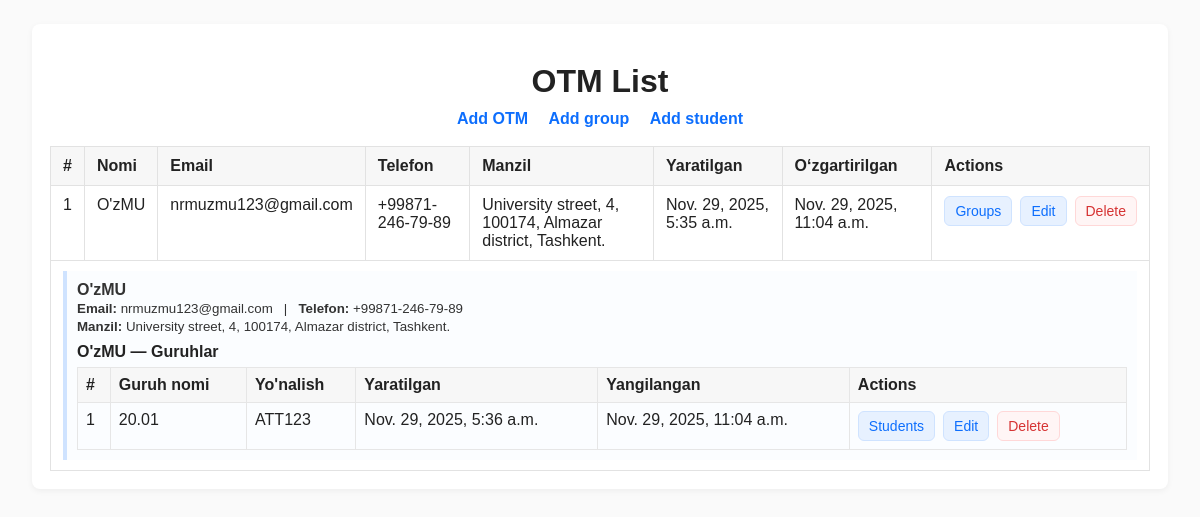
/otm/1/groups/, run on the app's committed database.
### app/models.py (models this page shows, shortened)
class Otm(models.Model):
    title = models.CharField(max_length=255)
    email = models.EmailField(blank=True, null=True)
    phone = models.CharField(max_length=20)
    address = models.TextField(blank=True, null=True)
    created_ed = models.DateTimeField(auto_now_add=True)
    updated_ed = models.DateTimeField(auto_now=True)

class Groups(models.Model):
    title = models.CharField(max_length=200)
    direction = models.CharField("Yo'nalish", max_length=200)
    otm = models.ForeignKey(Otm, on_delete=models.CASCADE,default=1)
    created_ed = models.DateTimeField(auto_now_add=True)
    updated_ed = models.DateTimeField(auto_now=True)

### app/views.py (the view)
# urls.py: path('otm/<int:otm_id>/groups/', GroupsByOtmView.as_view(), name='groups_by_otm'),
class GroupsByOtmView(ListView):
    model = Otm
    template_name = 'groups.html'
    context_object_name = 'all_otm'
    def get_context_data(self, **kwargs):
        context = super().get_context_data(**kwargs)
        otm_id = self.kwargs['otm_id']
        context['selected_otm'] = get_object_or_404(Otm, id=otm_id)
        context['groups_for_selected'] = Groups.objects.filter(otm_id=otm_id)
        return context

### app/templates/groups.html (shortened to what this page needs)
<!DOCTYPE html>
<html lang="uz">
<head>
</head>
<body>
<div class="container">
    <h1>OTM List</h1>
    <div class="nav">
        <a class="nav-link" href="{% url 'add_otm' %}">Add OTM</a>
        <a class="nav-link" href="{% url 'add_group' %}">Add group</a>
        <a class="nav-link" href="{% url 'add_student' %}">Add student</a>
    </div>
    <table>
        <thead>
            <tr>
                <th>#</th>
                <th>Nomi</th>
                <th>Email</th>
                <th>Telefon</th>
                <th>Manzil</th>
                <th>Yaratilgan</th>
                <th>O‘zgartirilgan</th>
                <th>Actions</th>
            </tr>
        </thead>
        <tbody>
        {% for o in all_otm %}
            <tr>
                <td>{{ forloop.counter }}</td>
                <td>{{ o.title }}</td>
                <td>{{ o.email }}</td>
                <td>{{ o.phone }}</td>
                <td>{{ o.address }}</td>
                <td>{{ o.created_ed }}</td>
                <td>{{ o.updated_ed }}</td>
                <td>
                    <div class="actions">
                        <a class="btn btn-edit" href="{% url 'groups_by_otm' o.id %}">Groups</a>
                        <a class="btn btn-edit" href="{% url 'update_otm' o.id %}">Edit</a>
                        <form action="{% url 'delete_otm' o.id %}" method="post" class="delete-form" onsubmit="return confirm('O‘chirishni tasdiqlaysizmi?');">
                            <button type="submit" class="btn btn-delete">Delete</button>
                        </form>
                    </div>
                </td>
            </tr>
            {% if o.id == selected_otm.id %}
            <tr>
                <td colspan="8">
                    <div class="selected-detail" role="region" aria-label="{{ o.title }} details">
                        <div class="selected-meta">
                            <strong>{{ o.title }}</strong><br>
                            <small><strong>Email:</strong> {{ o.email|default:"—" }} &nbsp; | &nbsp; <strong>Telefon:</strong> {{ o.phone|default:"—" }}</small><br>
                            <small><strong>Manzil:</strong> {{ o.address|default:"—" }}</small>
                        </div>
                        <div class="groups-block">
                            <h4 style="margin:6px 0;">{{ o.title }} — Guruhlar</h4>
                            {% if groups_for_selected.exists %}
                                <table class="groups-table">
                                    <thead>
                                        <tr>
                                            <th>#</th>
                                            <th>Guruh nomi</th>
                                            <th>Yo'nalish</th>
                                            <th>Yaratilgan</th>
                                            <th>Yangilangan</th>
                                            <th>Actions</th>
                                        </tr>
                                    </thead>
                                    <tbody>
                                        {% for g in groups_for_selected %}
                                            <tr>
                                                <td>{{ forloop.counter }}</td>
                                                <td>{{ g.title }}</td>
                                                <td>{{ g.direction }}</td>
                                                <td>{{ g.created_ed }}</td>
                                                <td>{{ g.updated_ed }}</td>
                                                <td>
                                                    <div class="actions">
                                                        <a class="btn btn-edit" href="{% url 'students_by_groups_and_otm' selected_otm.id g.id %}">Students</a>
                                                        <a class="btn btn-edit" href="{% url 'update_group' g.id %}">Edit</a>
                                                        <form action="{% url 'delete_otm' o.id %}" method="post" class="delete-form" onsubmit="return confirm('O‘chirishni tasdiqlaysizmi?');">
                                                            <button type="submit" class="btn btn-delete">Delete</button>
                                                        </form>
                                                    </div>
                                                </td>
                                            </tr>
                                        {% endfor %}
                                    </tbody>
                                </table>
                            {% else %}
                                <div class="empty-row">Bu OTMga tegishli guruhlar mavjud emas.</div>
                            {% endif %}
                        </div>
                    </div>
                </td>
            </tr>
            {% endif %}
        {% empty %}
            <tr>
                <td colspan="8" class="empty-row">Hozircha ma'lumot yo‘q</td>
            </tr>
        {% endfor %}
        </tbody>
    </table>
</div>
</body>
</html>

### app/templates/groups.html (style rules this page uses)
body { font-family: Arial, sans-serif; background: #fafafa; color: #222; }
.container { width: 95%; max-width: 1100px; margin: 24px auto; background: #fff; padding: 18px; box-shadow: 0 2px 6px rgba(0,0,0,0.05); border-radius: 8px; }
h1 { text-align: center; margin-bottom: 10px; }
.nav { text-align: center; margin-bottom: 18px; }
.nav a { margin: 0 8px; text-decoration: none; color: #0d6efd; font-weight: 600; }
table { border-collapse: collapse; width: 100%; margin-top: 8px; }
th, td { border: 1px solid #e2e2e2; padding: 10px 12px; text-align: left; vertical-align: top; }
th { background: #f7f7f7; font-weight: 700; }
.actions { display: flex; gap: 8px; align-items: center; }
.btn { display: inline-block; padding: 6px 10px; font-size: 14px; border-radius: 6px; text-decoration: none; cursor: pointer; border: 1px solid transparent; }
.btn-edit { background: #e7f1ff; color: #0d6efd; border-color: #cfe3ff; }
.btn-delete { background: #fff5f5; color: #d63333; border-color: #ffd8d8; }
.selected-detail { background: #fbfdff; border-left: 4px solid #cfe3ff; padding: 10px; }
.selected-meta { margin-bottom: 8px; color: #333; }
.groups-table { border-collapse: collapse; width: 100%; margin-top: 6px; }
.groups-table th, .groups-table td { border: 1px solid #e6e6e6; padding: 8px; text-align: left; }

### data on the page
Otm: title "O'zMU", email "nrmuzmu123@gmail.com", phone "+99871-246-79-89", address "University street, 4, 100174, Almazar district, Tashkent.", created_ed "Nov. 29, 2025, 5:35 a.m.", updated_ed "Nov. 29, 2025, 11:04 a.m."
Groups: title "20.01", direction "ATT123", created_ed "Nov. 29, 2025, 5:36 a.m.", updated_ed "Nov. 29, 2025, 11:04 a.m."
